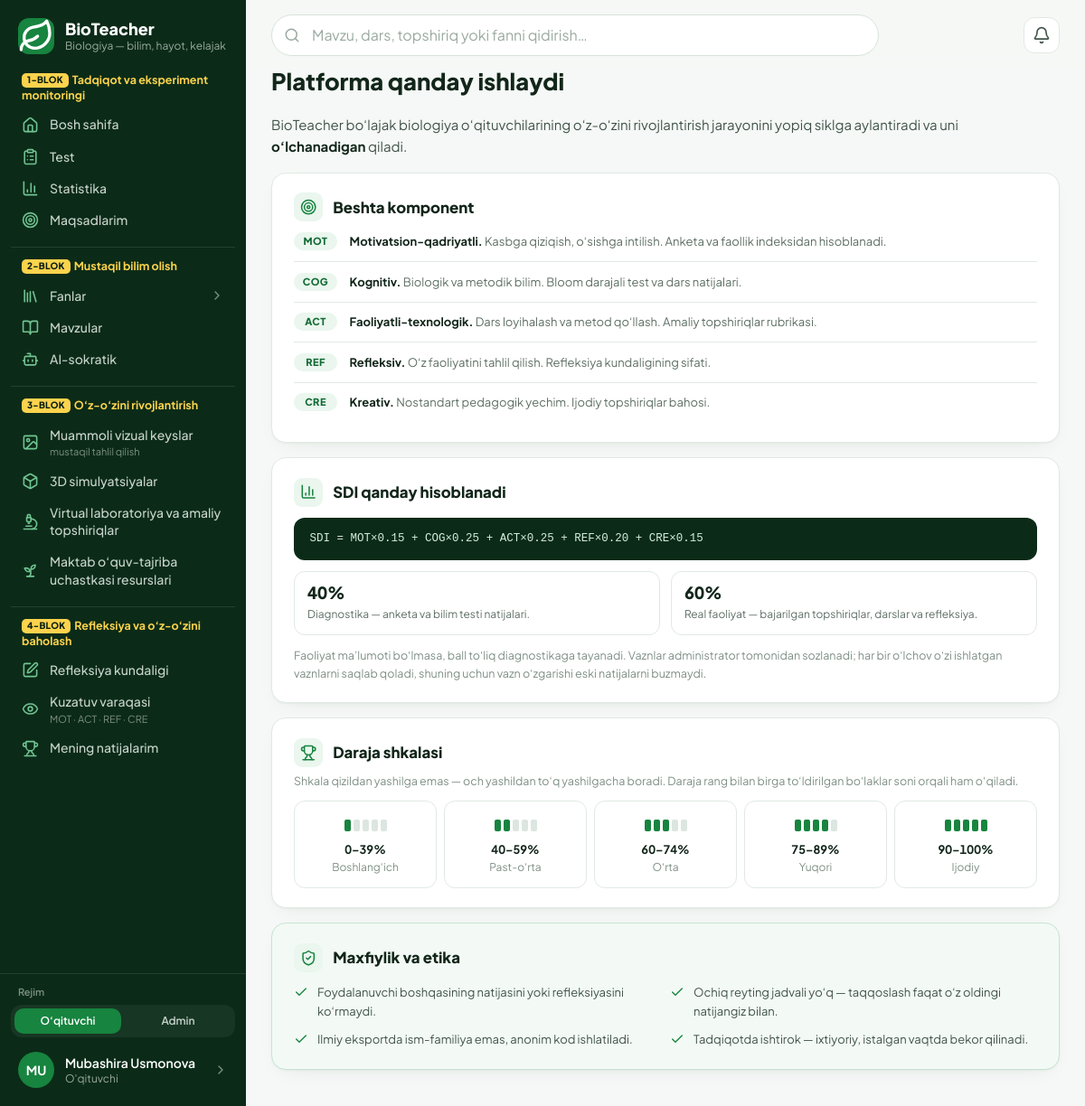
The page /loyiha-haqida/ (signed in) on the database its author committed.
### accounts/models.py (models this page shows, shortened)
class MenuItem(models.Model):
    key = models.CharField("band kaliti", max_length=60, unique=True)
    group = models.ForeignKey(
        "MenuGroup", on_delete=models.CASCADE, null=True, related_name="items", verbose_name="blok",
    )
    parent = models.ForeignKey(
        "self", on_delete=models.CASCADE, null=True, blank=True, related_name="children",
        verbose_name="ota band",
    )
    order = models.PositiveSmallIntegerField("tartib", default=0)
    label = models.CharField("nom", max_length=60, blank=True, help_text="Bo'sh — sahifaning standart nomi.")
    page = models.CharField("sahifa", max_length=60, blank=True)
    url = models.CharField("havola", max_length=300, blank=True)
    icon = models.CharField("ikonka", max_length=20, blank=True, help_text="Bo'sh — sahifa ikonkasi.")
    hint = models.CharField("izoh", max_length=60, blank=True)
    class Meta:
        verbose_name = "menyu bandi"
        verbose_name_plural = "menyu bandlari"
        ordering = ["order", "id"]

class User(AbstractUser):
    email = models.EmailField("email", unique=True)
    email_verified = models.BooleanField("email tasdiqlangan", default=False)
    last_login_ip = models.GenericIPAddressField("oxirgi IP", null=True, blank=True)
    USERNAME_FIELD = "email"
    REQUIRED_FIELDS = []
    objects = UserManager()
    class Meta:
        verbose_name = "foydalanuvchi"
        verbose_name_plural = "foydalanuvchilar"

class Profile(SoftDeleteModel):
    user = models.OneToOneField(User, on_delete=models.CASCADE, related_name="profile")
    role = models.CharField("faol rol", max_length=20, choices=Role.choices, default=Role.TEACHER)
    roles = models.CharField("berilgan rollar", max_length=100, blank=True, default="")
    otm = models.CharField("OTM", max_length=200, blank=True)
    faculty = models.CharField("fakultet", max_length=200, blank=True)
    course = models.PositiveSmallIntegerField("kurs", null=True, blank=True)
    study_arm = models.CharField(
        "tadqiqot bo'linmasi", max_length=1, choices=StudyArm.choices, default=StudyArm.NONE,
    )
    phone = models.CharField("telefon", max_length=32, blank=True)
    avatar = models.ImageField("avatar", upload_to="avatars/%Y/%m/", blank=True)
    bio = models.TextField("qisqacha", blank=True)
    research_consent = models.BooleanField("tadqiqotda ishtirok roziligi", default=False)
    research_consent_at = models.DateTimeField(null=True, blank=True)
    respondent_id = models.UUIDField("respondent ID", default=uuid.uuid4, unique=True, editable=False)
    onboarding_done = models.BooleanField("onboarding tugallangan", default=False)
    class Meta:
        verbose_name = "profil"
        verbose_name_plural = "profillar"
    @property
    def role_list(self):
        granted = {r.strip() for r in self.roles.split(",") if r.strip()}
        granted.add(self.role)
        if self.user.is_superuser:
            granted.add(Role.ADMIN)
        return [r for r in Role.values if r in granted]
    @property
    def role_choices(self):
        return [(r, Role(r).label) for r in self.role_list]
    @property
    def has_multiple_roles(self):
        return len(self.role_list) > 1
    @property
    def is_admin(self):
        return self.role == Role.ADMIN

### home/views.py (the view)
# urls.py: path("loyiha-haqida/", views.about, name="about"),
def about(request):
    return render(request, "home/about.html")

### accounts/menu.py (called while the page is built)
def active_sections():
    from content.models import Section
    sections = list(Section.objects.filter(is_active=True).order_by("order", "title"))
    for section in sections:
        section.icon_name = SECTION_ICONS.get(section.slug, "leaf")
    return sections

def _resolve(item, sections):
    if item.page.startswith(SECTION_PREFIX):
        section = sections.get(item.page[len(SECTION_PREFIX):])
        if section is None:
            return None
        return {"href": reverse("content:section", args=[section.slug]), "label": section.title,
                "icon": section.icon_name, "page": {}, "slug": section.slug}
    if item.page:
        page = PAGES.get(item.page)
        if page is None:
            return None
        href = reverse(page["url"], args=[page["arg"]] if page.get("arg") else None) if page.get("url") else ""
        return {"href": href, "label": page["label"], "icon": page["icon"], "page": page, "slug": None}
    if item.url:
        return {"href": item.url, "label": item.url, "icon": "link", "page": {}, "slug": None}
    return None

def group_title(group):
    if group.title is not None:
        return group.title
    return DEFAULT_GROUPS.get(group.key, {}).get("title", "")

def _load(audience=None):
    from .models import MenuGroup, MenuItem
    if not MenuGroup.objects.exists():
        seed_defaults(MenuGroup, MenuItem)
    groups = MenuGroup.objects.order_by(F("order").asc(nulls_last=True), "id")
    if audience:
        groups = groups.filter(audience=audience)
    groups = list(groups)
    top, children = defaultdict(list), defaultdict(list)
    for item in MenuItem.objects.filter(group__in=groups).order_by("order", "id"):
        (children[item.parent_id] if item.parent_id else top[item.group_id]).append(item)
    return [(group, [(item, children[item.id]) for item in top[group.id]]) for group in groups]

def _current_section(request):
    match = getattr(request, "resolver_match", None)
    if match is None or match.namespace != "content":
        return None
    return match.kwargs.get("slug") if match.url_name == "section" else match.kwargs.get("section_slug")

### core/enums.py (called while the page is built)
def level_for(percent):
    value = max(0.0, min(100.0, float(percent or 0)))
    for threshold, code, name, wash, step in LEVEL_SCALE:
        if value >= threshold:
            return code, name, wash, step, LEVEL_HINTS[code]
    return "INITIAL", "Boshlang'ich", "scale-1", 1, LEVEL_HINTS["INITIAL"]

### templates/home/about.html (shortened to what this page needs)
{% extends "base.html" %}
{% load static %}
{% block content %}
  <div class="max-w-4xl">{% include "home/_about_body.html" %}</div>
{% endblock %}

### templates/partials/rail.html (shortened to what this page needs)
{% load static %}
<div class="flex flex-col h-full w-full">
  <a href="{% url 'home:dashboard' %}" class="flex items-center gap-3 px-5 pt-5 pb-5">
    <span class="grid place-items-center w-10 h-10 rounded-xl bg-brand-600 text-white shrink-0">
    </span>
    <span class="min-w-0">
      <span class="block text-white text-lg font-extrabold leading-tight">BioTeacher</span>
      <span class="block text-xs text-slateg-400 truncate">Biologiya — bilim, hayot, kelajak</span>
    </span>
  </a>
  <nav class="flex-1 overflow-y-auto px-3 pb-3" aria-label="Asosiy menyu">
    {% if profile.is_admin %}{% with groups=rail_menu.admin %}{% include "partials/rail_groups.html" %}{% endwith %}
    {% else %}{% with groups=rail_menu.teacher %}{% include "partials/rail_groups.html" %}{% endwith %}
    {% endif %}
  </nav>
  <div class="border-t border-white/10 p-3">
    {% if profile.has_multiple_roles %}
      <form method="post" action="{% url 'accounts:switch_role' %}" class="mb-2">{% csrf_token %}
        <p class="px-2 mb-1.5 text-[11px] font-semibold text-slateg-500">Rejim</p>
        <div class="grid grid-cols-{{ profile.role_choices|length }} gap-1 rounded-xl bg-white/5 p-1" role="group" aria-label="Rolni almashtirish">
          {% for code, label in profile.role_choices %}
            <button name="role" value="{{ code }}"
                    {% if code == profile.role %}aria-pressed="true" disabled{% endif %}
                    class="rounded-lg px-2 py-1.5 text-xs font-semibold truncate
                      {% if code == profile.role %}bg-brand-600 text-white{% else %}text-slateg-300 hover:bg-white/10 hover:text-white{% endif %}">
              {% if code == 'ADMIN' %}Admin{% else %}O‘qituvchi{% endif %}
            </button>
          {% endfor %}
        </div>
      </form>
    {% endif %}
    <a href="{% url 'home:cabinet' %}"
       class="flex items-center gap-3 rounded-xl px-2 py-2 hover:bg-white/5 group">
      {% if profile.avatar %}
        <img src="{{ profile.avatar.url }}" alt="" class="w-10 h-10 rounded-full object-cover shrink-0">
      {% else %}
        <span aria-hidden="true" class="grid place-items-center w-10 h-10 rounded-full bg-brand-600 text-white text-sm font-bold shrink-0">
          {{ user.first_name|slice:":1"|upper|default:"B" }}{{ user.last_name|slice:":1"|upper }}
        </span>
      {% endif %}
      <span class="min-w-0 flex-1">
        <span class="block text-sm font-semibold text-white truncate">{{ user.get_full_name|default:user.email }}</span>
        <span class="block text-xs text-slateg-400">{{ profile.get_role_display }}</span>
      </span>
      <span class="text-slateg-500 group-hover:text-white shrink-0 w-4 h-4">
      </span>
    </a>
  </div>
</div>

### templates/partials/rail_item.html (shortened to what this page needs)
<a href="{{ href }}"
   class="flex items-center gap-3 rounded-xl px-3 py-2 text-sm font-medium
     {% if active %}bg-brand-600 text-white shadow-[0_6px_16px_-8px_rgba(23,132,63,.9)]{% else %}text-slateg-300 hover:bg-white/5 hover:text-white{% endif %}">
  <span class="shrink-0 w-[19px] h-[19px] grid place-items-center {% if not active %}text-brand-300{% endif %}">
  </span>
  <span class="flex-1 min-w-0">
    <span class="rail-label block leading-snug">{{ label }}</span>
    {% if hint %}
      <span class="block mt-0.5 text-[11px] font-normal leading-tight {% if active %}text-white/75{% else %}text-slateg-500{% endif %}">{{ hint }}</span>
    {% endif %}
  </span>
</a>

### templates/base.html (style rules this page uses)
:root { --brand: #17843F; --brand-dark: #116A33; --page: #F5F8F6; --line: #E1E9E4; }
html { -webkit-text-size-adjust: 100%; }
body { -webkit-font-smoothing: antialiased; }

### rows shown on the page
MenuItem: group "mustaqil tahlil qilish"
MenuItem: group "MOT · ACT · REF · CRE"
User: first_name "M", last_name "U", get_full_name "Mubashira Usmonova"
Profile: role "O'qituvchi"

### other values the page prints
{{ group.badge }} "1-BLOK" "2-BLOK" "3-BLOK" "4-BLOK"
{{ group.text }} "Tadqiqot va eksperiment monitoringi" "Mustaqil bilim olish" "O‘z-o‘zini rivojlantirish" "Refleksiya va o‘z-o‘zini baholash"
{{ label }} "Bosh sahifa" "Test" "Statistika" "Maqsadlarim" "Mavzular" "AI-sokratik" "Muammoli vizual keyslar" "3D simulyatsiyalar" "Virtual laboratoriya va amaliy topshiriqlar" "Maktab o‘quv-tajriba uchastkasi resurslari" "Refleksiya kundaligi" "Kuzatuv varaqasi" "Mening natijalarim"
{{ item.label }} "Fanlar"
